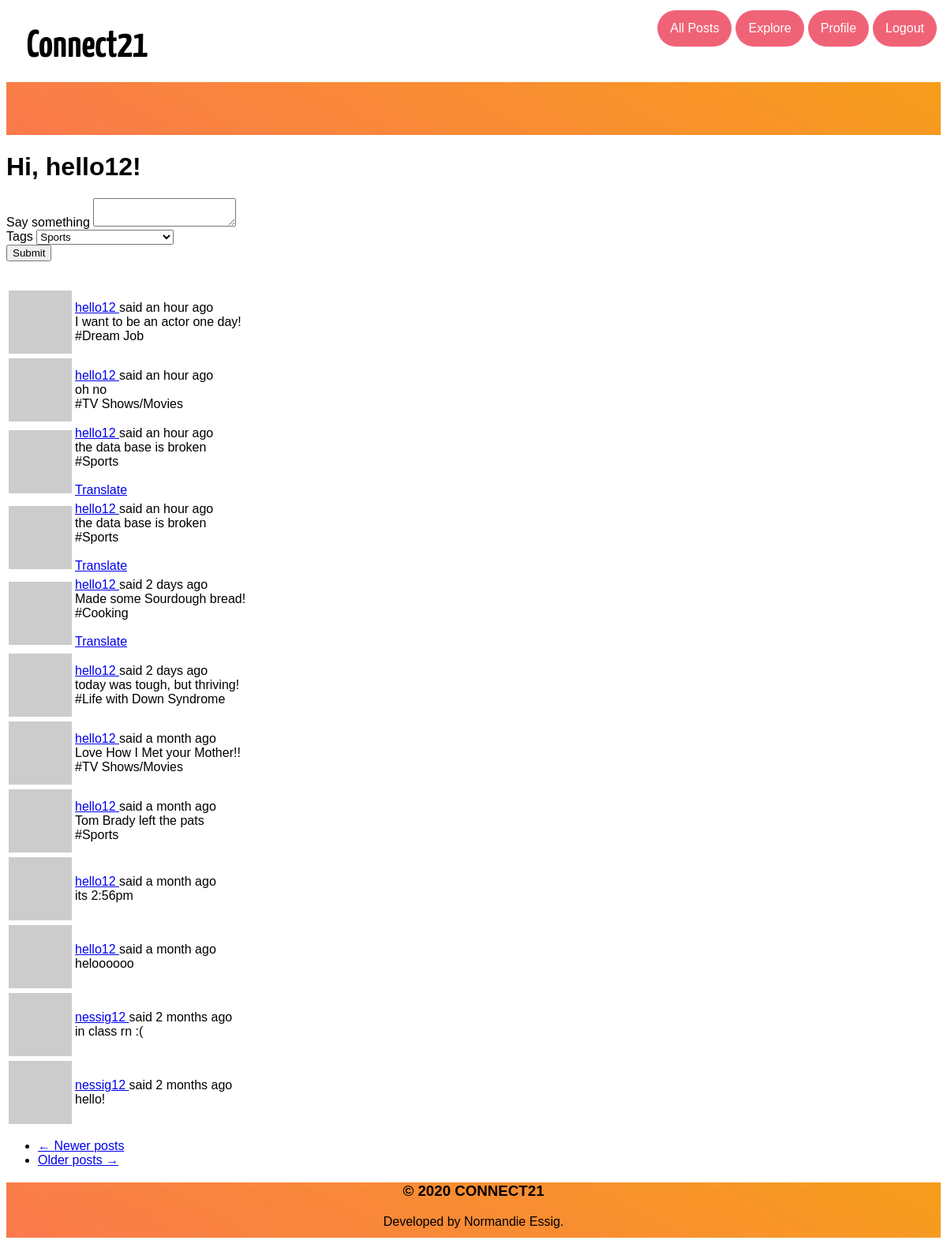
The page /pages (signed in) on the database its author committed.
### app/models.py (models this page shows, shortened)
class User(UserMixin, db.Model):
    id = db.Column(db.Integer, primary_key=True)
    username = db.Column(db.String(64), index=True, unique=True)
    email = db.Column(db.String(120), index=True, unique=True)
    password_hash = db.Column(db.String(128))
    posts = db.relationship('Post', backref='author', lazy='dynamic')
    about_me = db.Column(db.String(140))
    last_seen = db.Column(db.DateTime, default=datetime.utcnow)
    followed = db.relationship(
        'User', secondary=followers,
        primaryjoin=(followers.c.follower_id == id),
        secondaryjoin=(followers.c.followed_id == id),
        backref=db.backref('followers', lazy='dynamic'), lazy='dynamic')
    def avatar(self, size):
        digest = md5(self.email.lower().encode('utf-8')).hexdigest()
        return 'https://www.gravatar.com/avatar/{}?d=identicon&s={}'.format(digest, size)
    def followed_posts(self):
        followed = Post.query.join(followers, (followers.c.followed_id == Post.user_id)).filter(followers.c.follower_id == self.id)
        own = Post.query.filter_by(user_id=self.id)
        return followed.union(own).order_by(Post.timestamp.desc())

class Post(db.Model):
    id = db.Column(db.Integer, primary_key=True)
    body = db.Column(db.String(140))
    timestamp = db.Column(db.DateTime, index=True, default=datetime.utcnow)
    user_id = db.Column(db.Integer, db.ForeignKey('user.id'))
    language = db.Column(db.String(5))
    tag = db.Column(db.Integer, db.ForeignKey('topics.topic'))

### app/main/routes.py (the view, shortened to what this page needs)
@bp.route('/pages', methods=['GET', 'POST'])
@login_required
def pages():
    form = PostForm()
    page = request.args.get('page', 1, type=int)
    posts = current_user.followed_posts().paginate(
        page, current_app.config['POSTS_PER_PAGE'], False)
    next_url = url_for('main.pages', page=posts.next_num) \
        if posts.has_next else None
    prev_url = url_for('main.pages', page=posts.prev_num) \
        if posts.has_prev else None
    return render_template('index.html', title=_('Home'), form=form,
                           posts=posts.items, next_url=next_url,
                           prev_url=prev_url)

### app/main/forms.py (shortened to what this page needs)
class PostForm(FlaskForm):
    post = TextAreaField(_l('Say something'), validators=[DataRequired()])
    tag = SelectField(u'Tags', choices=[('Sports','Sports'),('Life with Down Syndrome','Life with Down Syndrome'), ('TV Shows/Movies','TV Shows/Movies'),('Cooking','Cooking'), ('Funny Memes','Funny Memes'),('Puzzles','Puzzles'),('Scary Stories','Scary Stories'),('Politics','Politics'),('Dream Job','Dream Job')])
    submit = SubmitField(_l('Submit'))

### app/main/routes.py (called while the page is built)
@bp.before_app_request
def before_request():
    if current_user.is_authenticated:
        current_user.last_seen = datetime.utcnow()
        db.session.commit()
    g.locale = str(get_locale())

### app/models.py (called while the page is built)
@login.user_loader
def load_user(id):
    return User.query.get(int(id))

### app/templates/index.html
{% extends "base.html" %}
{% import 'bootstrap/wtf.html' as wtf %}
{% block app_content %}
    <h1 class="title"><br></h1>
    <h1>{{ _('Hi, %(username)s!', username=current_user.username) }}</h1>
    {% if form %}
    {{ wtf.quick_form(form) }}
    <br>
    {% endif %}
    {% for post in posts %}
        {% include '_post.html' %}
    {% endfor %}
    <nav aria-label="...">
        <ul class="pager">
            <li class="previous{% if not prev_url %} disabled{% endif %}">
                <a href="{{ prev_url or '#' }}">
                    <span aria-hidden="true">&larr;</span> {{ _('Newer posts') }}
                </a>
            </li>
            <li class="next{% if not next_url %} disabled{% endif %}">
                <a href="{{ next_url or '#' }}">
                    {{ _('Older posts') }} <span aria-hidden="true">&rarr;</span>
                </a>
            </li>
        </ul>
    </nav>
{% endblock %}

### app/templates/_post.html (shortened to what this page needs)
  <table class="table table-hover">
        <tr>
            <td width="70px">
                <a href="{{ url_for('main.user', username=post.author.username) }}">
                    <img src="{{ post.author.avatar(70) }}" />
                </a>
            </td>
            <td>
                {{ _('%(username)s said %(when)s',
                    username=user_link, when=moment(post.timestamp).fromNow()) }}
                <br>
                <span id="post{{ post.id }}">{{ post.body}}</span>
                <br>
                {% if post.tag %}
                    #{{post.tag}}
                {% endif %}
                {% if post.language and post.language != g.locale %}
                <br><br>
                <span id="translation{{ post.id }}">
                    <a href="javascript:translate(
                                '#post{{ post.id }}',
                                '#translation{{ post.id }}',
                                '{{ post.language }}',
                                '{{ g.locale }}');">{{ _('Translate') }}</a>
                </span>
                {% endif %}
            </td>
        </tr>
    </table>

### rows shown on the page
Post: body "I want to be an actor one day!", tag "Dream Job"
Post: body "oh no", tag "TV Shows/Movies"
Post: body "the data base is broken", tag "Sports"
Post: body "the data base is broken", tag "Sports"
Post: body "Made some Sourdough bread!", tag "Cooking"
Post: body "today was tough, but thriving!", tag "Life with Down Syndrome"
Post: body "Love How I Met your Mother!!", tag "TV Shows/Movies"
Post: body "Tom Brady left the pats", tag "Sports"
Post: body "its 2:56pm"
Post: body "heloooooo"
Post: body "in class rn :("
Post: body "hello!"
